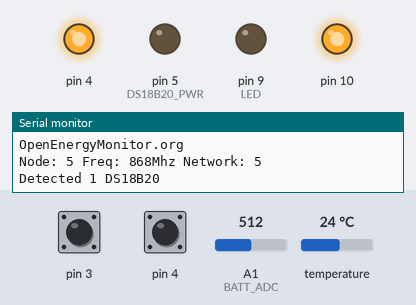
A sketch run on a simulated Arduino Uno, built with avr-gcc and run on an emulated ATmega328P. Shown: output pins drawn as LEDs (lit = HIGH), the last lines printed to the serial monitor. Inputs (shaded band) come from the test bench; at power-on: pin 3 HIGH, pin 4 HIGH, A1 (BATT_ADC) = 512, temperature 24 °C. Sleep ends after the set time or at an interrupt; pins used as bus, display or sensor lines are not drawn.

Above: at 1.5 s.
1.6 s: pin 3 pulled LOW for 3.2 s
At 9.8 s:
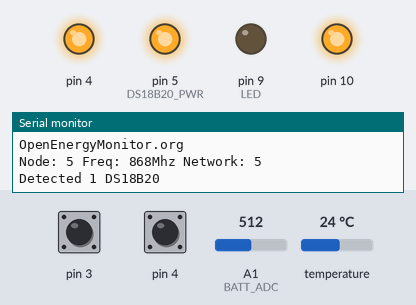
11.6 s: pin 3 pulled LOW for 0.15 s
At 12.0 s:
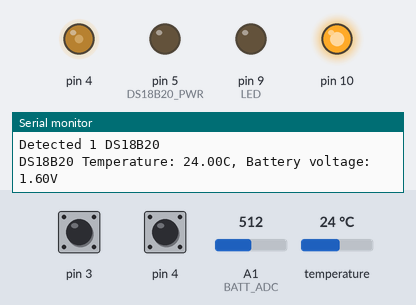
Timing chart, 0 to 30.1 s (numbered marks = the images above; inputs shaded):
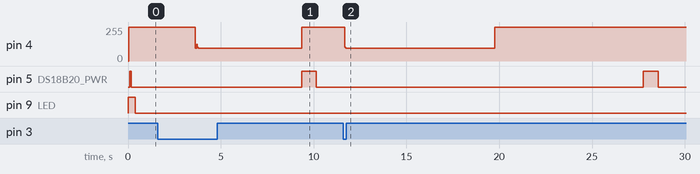

The sketch:

kaaHumiTempNode_SHT11.ino
```cpp
// (licence header left out)
boolean debug=1;                                       //Set to 1 to few debug serial output, turning debug off increases battery life

#define RF_freq RF12_868MHZ                 // Frequency of RF12B module can be RF12_433MHZ, RF12_868MHZ or RF12_915MHZ. You should use the one matching the module you have.
const int nodeID = 5;                               // EmonTH temperature RFM12B node ID - should be unique on network
const int networkGroup = 5;                // EmonTH RFM12B wireless network group - needs to be same as emonBase and emonGLCD
                                                                      // DS18B20 resolution 9,10,11 or 12bit corresponding to (0.5, 0.25, 0.125, 0.0625 degrees C LSB), lower resolution means lower power

const int time_between_readings= 1;                                   // in minutes
const int TEMPERATURE_PRECISION=12;                                   // 9 (93.8ms),10 (187.5ms) ,11 (375ms) or 12 (750ms) bits equal to resplution of 0.5C, 0.25C, 0.125C and 0.0625C
#define ASYNC_DELAY 750                                               // 9bit requres 95ms, 10bit 187ms, 11bit 375ms and 12bit resolution takes 750ms

// See block comment above for library info
#include <avr/power.h>
#include <avr/sleep.h>
#include <RFu_JeeLib.h>
#include <OneWire.h>
#include <DallasTemperature.h>
#include <PortsSHT11.h>
ISR(WDT_vect) { Sleepy::watchdogEvent(); }                            // Attached JeeLib sleep function to Atmega328 watchdog -enables MCU to be put into sleep mode inbetween readings to reduce power consumption

// Hardwired emonTH pin allocations
const int DS18B20_PWR=5;
const int LED=9;
const int BATT_ADC=1;
#define ONE_WIRE_BUS 19
#define SHT11_PORT 1

OneWire oneWire(ONE_WIRE_BUS);
DallasTemperature sensors(&oneWire);
boolean DS18B20;                                                      // create flag variable to store presence of DS18B20

typedef struct {                                                      // RFM12B RF payload datastructure
  	  int temp;
          int temp_external;
          int humidity;
          int battery;
} Payload;
Payload emonth;

#if SHT11_PORT
    SHT11 sht11 (SHT11_PORT);
#endif

int numSensors;
//addresses of sensors, MAX 4!!
byte allAddress [4][8];                                              // 8 bytes per address

// spend a little time in power down mode while the SHT11 does a measurement
static void shtDelay () {
    dodelay(32); // must wait at least 20 ms
}

//################################################################################################################################
//################################################################################################################################
void setup() {
//################################################################################################################################

  pinMode(LED,OUTPUT); digitalWrite(LED,HIGH);                       // Status LED on

  rf12_initialize(nodeID, RF_freq, networkGroup);                       // Initialize RFM12B

  // Send RFM12B test sequence (for factory testing)
  for (int i=10; i==0; i--)
  {
    emonth.temp=i;
    rf12_sendNow(0, &emonth, sizeof emonth);
    delay(100);
  }
  rf12_sendWait(2);
  emonth.temp=0;
  // end of factory test sequence

  rf12_sleep(RF12_SLEEP);

  //if (Serial) debug = 1; else debug=0;                              //if serial UART to USB is connected show debug O/P. If not then disable serial - DOES NOT WORK http://openenergymonitor.org/emon/node/3930

  if (debug==1)
  {
    Serial.begin(9600);
    Serial.println("emonTH");
    Serial.println("OpenEnergyMonitor.org");
    Serial.print("Node: ");
    Serial.print(nodeID);
    Serial.print(" Freq: ");
    if (RF_freq == RF12_433MHZ) Serial.print("433Mhz");
    if (RF_freq == RF12_868MHZ) Serial.print("868Mhz");
    if (RF_freq == RF12_915MHZ) Serial.print("915Mhz");
    Serial.print(" Network: ");
    Serial.println(networkGroup);
    delay(100);
  }

  pinMode(DS18B20_PWR,OUTPUT);
  pinMode(BATT_ADC, INPUT);

  //################################################################################################################################
  // Power Save  - turn off what we don't need - http://www.nongnu.org/avr-libc/user-manual/group__avr__power.html
  //################################################################################################################################
  ACSR |= (1 << ACD);                     // disable Analog comparator
  if (debug==0) power_usart0_disable();   //disable serial UART
  power_twi_disable();                    //Disable the Two Wire Interface module.
  // power_timer0_disable();              //don't disable necessary for the DS18B20 library
  power_timer1_disable();
  power_spi_disable();


  //################################################################################################################################
  // Setup and for presence of DS18B20
  //################################################################################################################################
  digitalWrite(DS18B20_PWR, HIGH); delay(50);
  sensors.begin();
  sensors.setWaitForConversion(false);                             //disable automatic temperature conversion to reduce time spent awake, conversion will be implemented manually in sleeping http://harizanov.com/2013/07/optimizing-ds18b20-code-for-low-power-applications/
  numSensors=(sensors.getDeviceCount());

  byte j=0;                                        // search for one wire devices and
                                                   // copy to device address arrays.
  while ((j < numSensors) && (oneWire.search(allAddress[j])))  j++;
  digitalWrite(DS18B20_PWR, LOW);

  if (numSensors==0)
  {
    if (debug==1) Serial.println("No DS18B20 detected");
    DS18B20=0;
  }
  else
  {
    DS18B20=1;
    if (debug==1) {
      Serial.print("Detected "); Serial.print(numSensors); Serial.println(" DS18B20");
    }

  }
  if (debug==1) delay(200);

  //################################################################################################################################

  digitalWrite(LED,LOW);
} // end of setup


//################################################################################################################################
//################################################################################################################################
void loop()
//################################################################################################################################
{
    #if SHT11_PORT
      #if debug
          Serial.print("\n   SHT11.humi ");
          serialFlush();
      #endif
      sht11.measure(SHT11::HUMI, shtDelay);
      #if debug
        Serial.print("\n   SHT11.temp ");
        serialFlush();
      #endif
      sht11.measure(SHT11::TEMP, shtDelay);
      float h, t;
      sht11.calculate(h, t);
      int humi = h + 0.5, temp = 10 * t + 0.5;
    #endif
    #if debug
      Serial.print("\n   SHT11 temp read: ");
      Serial.print((float) t);
      serialFlush();
    #endif
    #if debug
      Serial.print("\n   SHT11 humi read: ");
      Serial.print((float) h);
      serialFlush();
    #endif
  if (DS18B20==0)        //if neither DS18B20 or DHT22 is detected flash the LED then goto forever sleep
  {
    for (int i=0; i<20; i++)
    {
      digitalWrite(LED, HIGH); delay(200); digitalWrite(LED,LOW); delay(200);
    }
    cli();                                      //stop responding to interrupts
    Sleepy::powerDown();                        //sleep forever
  }

  if (DS18B20==1)
  {
    digitalWrite(DS18B20_PWR, HIGH); dodelay(50);
    for(int j=0;j<numSensors;j++) sensors.setResolution(allAddress[j], TEMPERATURE_PRECISION);      // and set the a to d conversion resolution of each.
    sensors.requestTemperatures();                                        // Send the command to get temperatures
    dodelay(ASYNC_DELAY); //Must wait for conversion, since we use ASYNC mode
    float temp=(sensors.getTempC(allAddress[0]));
    digitalWrite(DS18B20_PWR, LOW);
    emonth.temp=(temp*10);            // if DHT22 is not present assume DS18B20 is primary sensor (internal)
  }


  emonth.battery=int(analogRead(BATT_ADC)*0.03225806);                    //read battery voltage, convert ADC to volts x10


  if (debug==1)
  {
    if (DS18B20)
    {
      Serial.print("DS18B20 Temperature: ");
      Serial.print(emonth.temp/10.0);
      Serial.print("C, ");
    }

    Serial.print("Battery voltage: ");
    Serial.print(emonth.battery/10.0);
    Serial.println("V");
    delay(100);
  }


  power_spi_enable();
  rf12_sleep(RF12_WAKEUP);
  rf12_sendNow(0, &emonth, sizeof emonth);
  // set the sync mode to 2 if the fuses are still the Arduino default
  // mode 3 (full powerdown) can only be used with 258 CK startup fuses
  rf12_sendWait(2);
  rf12_sleep(RF12_SLEEP);
  power_spi_disable();
  // digitalWrite(LED,HIGH);
  // dodelay(100);
  // digitalWrite(LED,LOW);

  byte oldADCSRA=ADCSRA;
  byte oldADCSRB=ADCSRB;
  byte oldADMUX=ADMUX;
  Sleepy::loseSomeTime(time_between_readings*60*1000);
  //Sleepy::loseSomeTime(2000);
  ADCSRA=oldADCSRA; // restore ADC state
  ADCSRB=oldADCSRB;
  ADMUX=oldADMUX;
}

void dodelay(unsigned int ms)
{
  byte oldADCSRA=ADCSRA;
  byte oldADCSRB=ADCSRB;
  byte oldADMUX=ADMUX;

  Sleepy::loseSomeTime(ms); // JeeLabs power save function: enter low power mode for x seconds (valid range 16-65000 ms)

  ADCSRA=oldADCSRA;         // restore ADC state
  ADCSRB=oldADCSRB;
  ADMUX=oldADMUX;
}
```

Measured:
- after the input at 1.6 s, pin 4: 255/255 → 97/255 after 2.0 s, → 255/255 5.7 s later; pin 5 (DS18B20_PWR): LOW → HIGH after 7.7 s, → LOW 0.80 s later
- after the input at 11.6 s, pin 4: 255/255 → 97/255 after 0.09 s, → 255/255 8.1 s later; pin 5 (DS18B20_PWR): LOW → HIGH after 16.2 s, → LOW 0.80 s later
